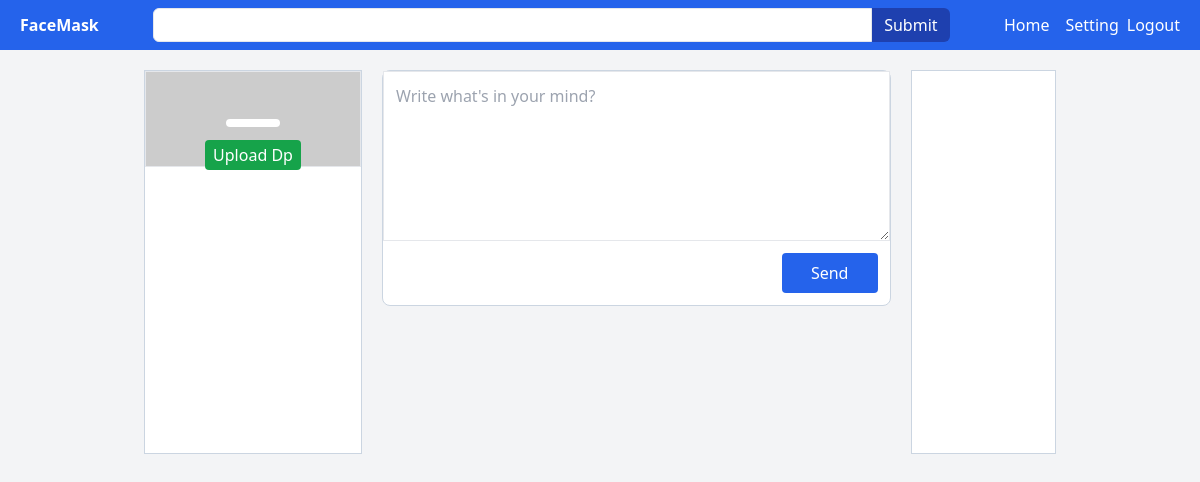
The app's page /profile/ (signed in), older data.
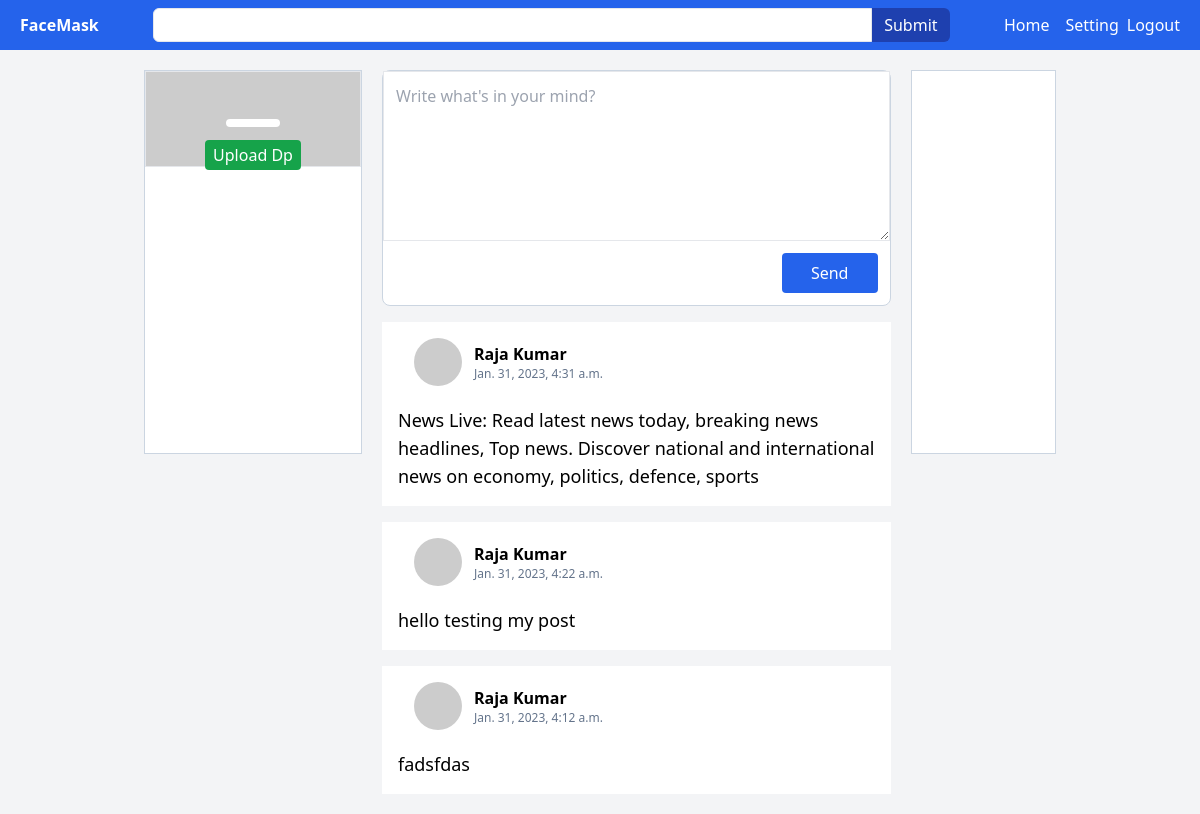
The same page, newer data.
### social/models.py (models this page shows, shortened)
class Post(models.Model):
    post_by = models.ForeignKey(User,on_delete=models.CASCADE)
    caption = models.TextField()
    date_of_creation = models.DateTimeField(auto_now_add=True)
    image = models.ImageField(upload_to="post/",null=True,blank=True)

### social/views.py (the view)
# urls.py: path("profile/", profile, name="profile"),
@login_required()
def profile(r):
    data = {}
    data['posts'] = Post.objects.order_by("-id")
    return render(r, "profile.html",data)

### templates/profile.html (shortened to what this page needs)
{%load static%}
<!DOCTYPE html>
<html lang="en">
<head>
    <script src="https://cdn.tailwindcss.com"></script>
</head>
<body class="bg-gray-100">
    <nav class="bg-blue-600 py-2 px-5 flex flex-1 justify-between items-center">
        <h1 class="text-white font-bold">FaceMask</h1>
        <form action="" method="get" class="flex gap-0">
            <input type="text" class="border px-3 py-1 outline-0 focus:outline-none rounded-l-md" size="70">
            <input type="submit" class="bg-blue-800 hover:bg-blue-900 text-white px-3 py-1 rounded-r-md">
        </form>
        <div class="flex gap-2 capitalize">
            <a href="" class="text-white hover:text-slate-200">Home</a>
            <a href="" class="text-white hover:text-slate-200">Setting</a>
            <a href="{% url 'logout' %}" class="text-white hover:text-slate-200">logout</a>
        </div>
    </nav>
    <div class="flex gap-5 py-5 px-36">
        <div class="w-3/12">
            <div class="bg-white border border-slate-300 w-full h-96">
                <div class="flex flex-col">
                    <div class="flex flex-col gap-2 justify-center items-center">
                        <div class="w-1/4 mx-auto bg-slate-500 rounded-lg -mt-12 h-auto border-4 border-white">
                        </div>
                        <form action="{% url 'uploadDp' %}" method="post" enctype="multipart/form-data">
                            <label for="upload" class="bg-green-600 text-white px-2 py-1 mt-3 rounded">
                                <span>Upload Dp</span>
                            </label>
                        </form>
                    </div>
                </div>
            </div>
        </div>
        <div class="w-7/12">
            <div class="bg-white border border-slate-300 w-full h-auto rounded-lg">
                <form action="{% url 'insertPost' %}" method="post" class="flex flex-col">
                    <textarea name="caption" id="" cols="30" rows="6" class="border focus:outline-none p-3" placeholder="Write what's in your mind?"></textarea>
                    <input type="submit" value="Send" class="bg-blue-600 cursor-pointer  text-white w-24 px-3 py-2 rounded hover:bg-blue-800 text-center ml-auto m-3">
                </form>
            </div>
            {% for post in posts %}
                <div class="bg-white mt-4 border-slate-300 w-full h-auto p-4">
                    <div class="flex justify-start gap-3 px-4 items-center">
                        <img src="https://picsum.photos/50" class="w-12 h-12 rounded-full" alt="">
                        <div class="flex flex-col">
                            <h2 class="font-semibold capitalize">{{ post.post_by.first_name }} {{ post.post_by.last_name }}</h2>
                            <p class="text-slate-500 text-xs">{{ post.date_of_creation }}</p>
                        </div>
                    </div>
                    <div class="flex mt-5">
                        <p class="text-lg">{{ post.caption }}</p>
                    </div>
                </div>
            {% endfor %}
        </div>
        <div class="w-2/12">
            <div class="bg-white border border-slate-300 w-full h-96"></div>
        </div>
    </div>
</body>
</html>

Row changes from the older to the newer data that the page shows:
added Post: post_by.first_name "Raja", post_by.last_name "Kumar", date_of_creation "Jan. 31, 2023, 4:31 a.m.", caption "News Live: Read latest news today, breaking news headlines, Top news. Discover national and international news on economy, politics, defence, sports"
added Post: post_by.first_name "Raja", post_by.last_name "Kumar", date_of_creation "Jan. 31, 2023, 4:22 a.m.", caption "hello testing my post"
added Post: post_by.first_name "Raja", post_by.last_name "Kumar", date_of_creation "Jan. 31, 2023, 4:12 a.m.", caption "fadsfdas"
